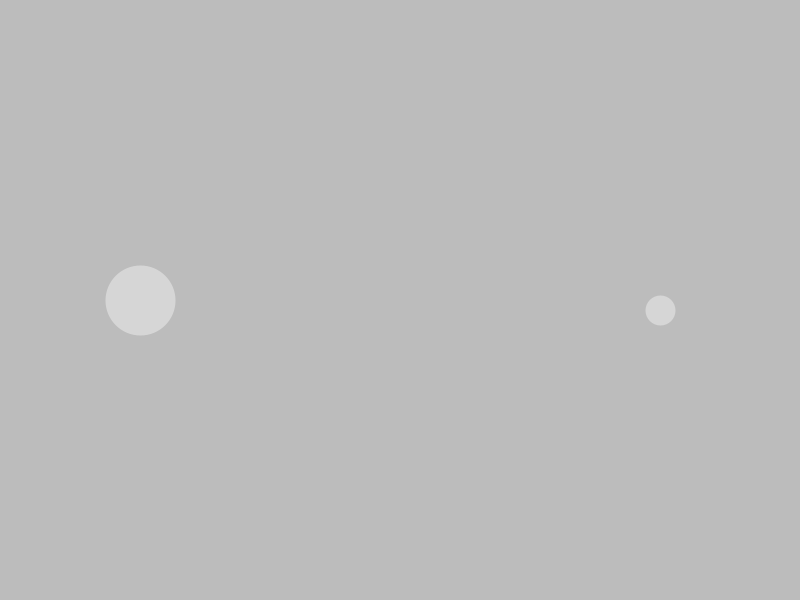
Frame 1 (no input)
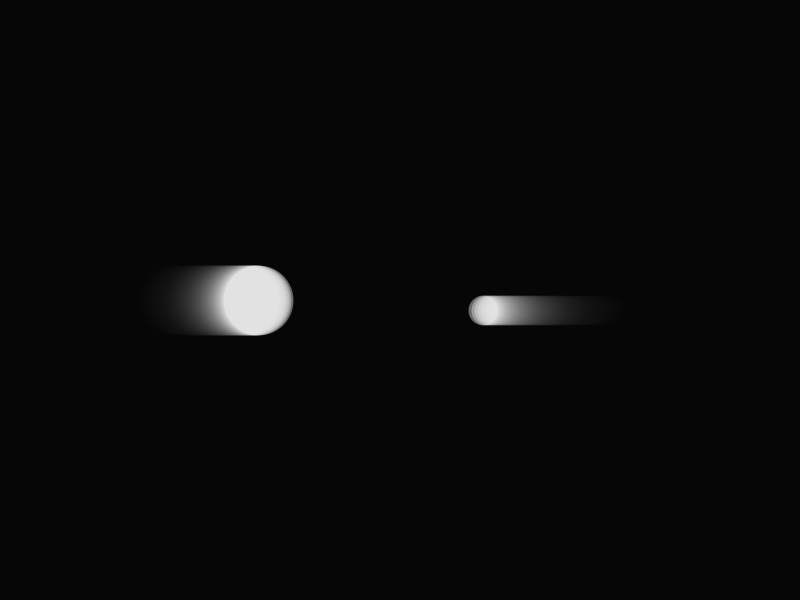
Frame 60 (the mouse pressed at the canvas centre just before this capture)
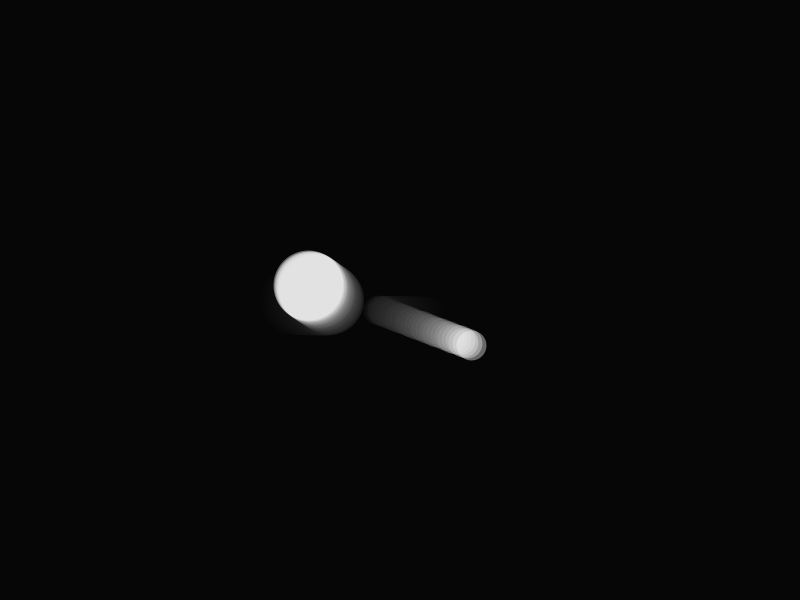
Frame 120 (the mouse held since frame 60 and released just before this capture)

The Processing sketch that drew these frames (run headless with seeded random() and noise(); from frame 60 on, the mouse is pressed at the canvas centre):

// Processing sketch: processing_8607
// ── processing_8607.pde

ArrayList balls;
int nrBalls=10;
int colType=2;    
ball B,B2;
float k=0;        // fully inelastic collision

// variables below are just for interactivity
  boolean startBall=false;
  ball newB;
  boolean drawTraj=false;
  boolean fade=true;
  

// The simple ball-class is mainly to keep variables of a ball (position, speed, mass) together
  class ball        
  {
    PVector speed;
    PVector pos;
    PVector handle;  // just for grabbbing and releasing
    float mass;
    boolean grabbed=false;
    ball(float x, float y){mass=int (random(10,50));speed=new PVector(0,0);pos=new PVector(x,y);}
    boolean isOver(float x,float y)
      {
        if (dist(x,y,pos.x,pos.y)<mass) return true;
        return false;
      }
  }

void setup()
{
  frameRate(60);
  size(800,600); 
  smooth();
  // simple initial ball sequence       
  balls = new ArrayList();
  B = new ball(140,height/2);
  B.speed = new PVector(2,0);
  B.mass=35;
  balls.add(B);
  fade=true;
  B = new ball(width-140,height/2+10);
  B.speed = new PVector(-3,0);
  B.mass=15;
  balls.add(B);
  
}

// For simplicity of the code and showing the necessary physic-calculations, all things have been kept within the draw() function.
void draw()
{
  if ((fade)||(drawTraj))
    {
      if (drawTraj) fill(0,0,0,3);
      else fill(0,0,0,20);
      noStroke();
      rect(0,0,width,height);
    }
  else background(0);

  if (startBall) 
    {
      stroke(255,0,0,100);
      strokeWeight(newB.mass*2);
      point(newB.pos.x,newB.pos.y);
    }
  for (int i=0;i<balls.size();i++)
    {
      B = (ball) balls.get(i);
      if (drawTraj) 
        {
          strokeWeight(2);
          stroke(255,255,255,200);
        }
      else 
      {
        strokeWeight(B.mass*2);
        stroke(255,255,255,100);
      }
      point(B.pos.x,B.pos.y);
      
     // move ball. 
       B.pos.add(B.speed);
     // Constrain movement to the area. It would be nicer to do this correctly along the movement direction. 
     // But for simplicity, only the according component is constrained. The error is small, as long speed is small.
       constrain(B.pos.x,B.mass,width-B.mass);
       constrain(B.pos.y,B.mass,height-B.mass);
     // check boarder. This is simply "flipping" the according speed component
         if (B.pos.x<=B.mass)        B.speed.x=abs(B.speed.x);
         if (B.pos.x>=width-B.mass)  B.speed.x=abs(B.speed.x)*(-1);
         if (B.pos.y<=B.mass)        B.speed.y=abs(B.speed.y);
         if (B.pos.y>=height-B.mass) B.speed.y=abs(B.speed.y)*(-1);
    // check other balls
      for (int j=i;j<balls.size();j++)        // Check all balls which have not yet been checked (thus start with "i" rather than 0!)
        {
          B2 = (ball) balls.get(j);
          if ((B!=B2) && (!B2.grabbed) && (!B.grabbed))        // act only on "free" balls and not on the ball B itself!
            {
              PVector P = PVector.sub(B2.pos,B.pos);
              float d=P.mag();
              if (d<=(B.mass+B2.mass)) 
              {
                    P.normalize();                          // parallel vector in collision direction
                    // set back both balls along collision direction so that they are just touching again
                    // Use their speed as "weighening" of this shift
                        d -= (B.mass+B2.mass);
                        float n=B.speed.mag()+B2.speed.mag();
                        B.pos.add(PVector.mult(P,d*B.speed.mag()/(n)));
                        B2.pos.add(PVector.mult(P,-1*d*B2.speed.mag()/(n)));
                    // calculate speed components along and normal to collision direction
                      PVector N = new PVector(P.y,P.x*(-1),0); // normal vector to collision direction
                      float vp1 = B.speed.dot(P);     // velocity of P1 along collision direction
                      float vn1 = B.speed.dot(N);     // velocity of P1 normal to collision direction
                      float vp2 = B2.speed.dot(P);     // velocity of P2 along collision direction
                      float vn2 = B2.speed.dot(N);     // velocity of P2 normal to collision direction
                    // calculate collison
                        // simple collision: "flip"
                        float vp1_after=0;
                        float vp2_after=0;
                        switch (colType)
                          {
                            case 1:  // simple flip
                              vp1_after = vp1*(-1);
                              vp2_after = vp2*(-1);
                              break;
                            case 2: // fully elastic collision (energy & momentum preserved)
                              vp1_after = (B.mass*vp1+B2.mass*(2*vp2-vp1))/(B.mass+B2.mass);
                              vp2_after = (B.mass*(2*vp1-vp2)+B2.mass*vp2)/(B.mass+B2.mass);
                              break;
                            case 3: // combined elastic/inelastic collision (momentum preserved, factor k=1 fully elastic, k=0 fully inelastic)
                              vp1_after = (-1)*(sqrt(k)*B2.mass*abs(vp1-vp2)-B.mass*vp1-B2.mass*vp2)/(B.mass+B2.mass);
                              vp2_after =      (sqrt(k)*B.mass*abs(vp1-vp2)+B.mass*vp1+B2.mass*vp2)/(B.mass+B2.mass);
                              break;
                            case 4: // transfer 100% of the component
                              vp1_after = vp2;
                              vp2_after = vp1;
                              break;
                            case 5: // stop all movement along collision direction.
                              vp1_after = 0;
                              vp2_after = 0;
                              break;
                            case 6: // swap all speed vectors between balls.
                              vp1_after = vp2;
                              vp2_after = vp1;
                              vp2=vn2;
                              vn2=vn1;
                              vn1=vp2;
                              break;
                            case 7: // 100% reflection into the collision direction
                              vp1_after = (-1)*B.speed.mag();
                              vn1=0;
                              vn2=0;
                              vp2_after = (1)*B2.speed.mag();
                              break;
                            case 8: // merging of colliding balls
                              B.speed = PVector.add(PVector.mult(B.speed,B.mass),PVector.mult(B2.speed,B2.mass));
                              B.mass = sqrt(B.mass*B.mass+B2.mass*B2.mass);
                              B.speed.mult(1/B.mass);
                              B.pos.add(B2.pos);
                              B.pos.mult(0.5);
                              balls.remove(j);
                              break;

                          }
                          
                   // calculate new speed vectors from componentens after collision
                   if (colType!=8)
                   {
                        B.speed=PVector.add(PVector.mult(P,vp1_after),PVector.mult(N,vn1));
                        B2.speed=PVector.add(PVector.mult(P,vp2_after),PVector.mult(N,vn2));
                   }
                    
              }
            }
        }
    }
}
/* The remaining code is just to add interactivity to the sketch, so that balls can be created/deleted/dragged */


void mousePressed()
{
   boolean overBall=false;
   for (int j=0;j<balls.size();j++)       
        {
          B = (ball) balls.get(j);
          if (B.isOver(mouseX,mouseY)) 
              {
                overBall=true;
                if (mouseButton==LEFT)
                  {
                  B.grabbed=true;
                  B.handle=PVector.sub(B.pos,new PVector(mouseX,mouseY));
                  }
                else if (mouseButton==RIGHT)
                  {
                    balls.remove(j);
                    j--;
                  }
              }
        }
    if (!overBall)
      {
         if (mouseButton==LEFT)
             {
                if (!startBall) 
                    {
                      startBall=true;
                      newB = new ball(mouseX,mouseY);
                      newB.mass=1;
                    }
             }
                    
        
      }
}
void mouseDragged()
{
   if (startBall)
       {
         newB.mass=dist(mouseX,mouseY,newB.pos.x,newB.pos.y);
         return;
       }
   for (int j=0;j<balls.size();j++)        // Check all balls which have not yet been checked (thus start with "i" rather than 0!)
        {
         B = (ball) balls.get(j);
         if (B.grabbed) 
           {
             B.pos=PVector.add(new PVector(mouseX,mouseY),B.handle);
             B.speed.mult(0);
           }

        }
}
void mouseReleased()
{
   if (startBall)
       {
         startBall=false;
         balls.add(newB);
         return;
       }
   for (int j=0;j<balls.size();j++)       
        {
         B = (ball) balls.get(j);
         if (B.grabbed) B.speed=new PVector(mouseX-pmouseX,mouseY-pmouseY);
         B.grabbed=false;
        }
}

void keyReleased()
  {
    if (key=='1') colType=1;
    if (key=='2') colType=2;
    if (key=='3') colType=3;
    if (key=='4') colType=4;
    if (key=='5') colType=5;
    if (key=='6') colType=6;
    if (key=='7') colType=7;
    if (key=='8') colType=8;

    if (key=='p') for (int j=0;j<balls.size();j++)       
        {
         B = (ball) balls.get(j);
         B.speed.mult(0);
        }
    if (key=='b') for (int j=0;j<balls.size();j++)       
        {
         B = (ball) balls.get(j);
         B.speed.mult(0.9);
        }
    if (key=='a') for (int j=0;j<balls.size();j++)       
        {
         B = (ball) balls.get(j);
         B.speed.mult(1.1);
        }
     if (key=='f')   fade = !fade; 
     if (key=='t')   drawTraj = !drawTraj; 
     if (key==' ') 
     {
      balls = new ArrayList();
      if ( colType==8)
         {
          for (int i=0;i<400;i++) 
            {
              B= new ball(0,0);
              B.speed = new PVector(random(-5,5),random(-5,5));
              B.mass=random(1,5);
              B.pos = new PVector(random(B.mass,width-B.mass),random(B.mass,height-B.mass));
              balls.add(B);
            }
          }
      else
        {
        for (int i=0;i<nrBalls;i++) 
          {
            B= new ball(0,0);
            B.speed = new PVector(random(-5,5),random(-5,5));
            B.mass=random(3,20);
            B.pos = new PVector(random(B.mass,width-B.mass),random(B.mass,height-B.mass));
            balls.add(B);
          }
        }
     }

        
  }
